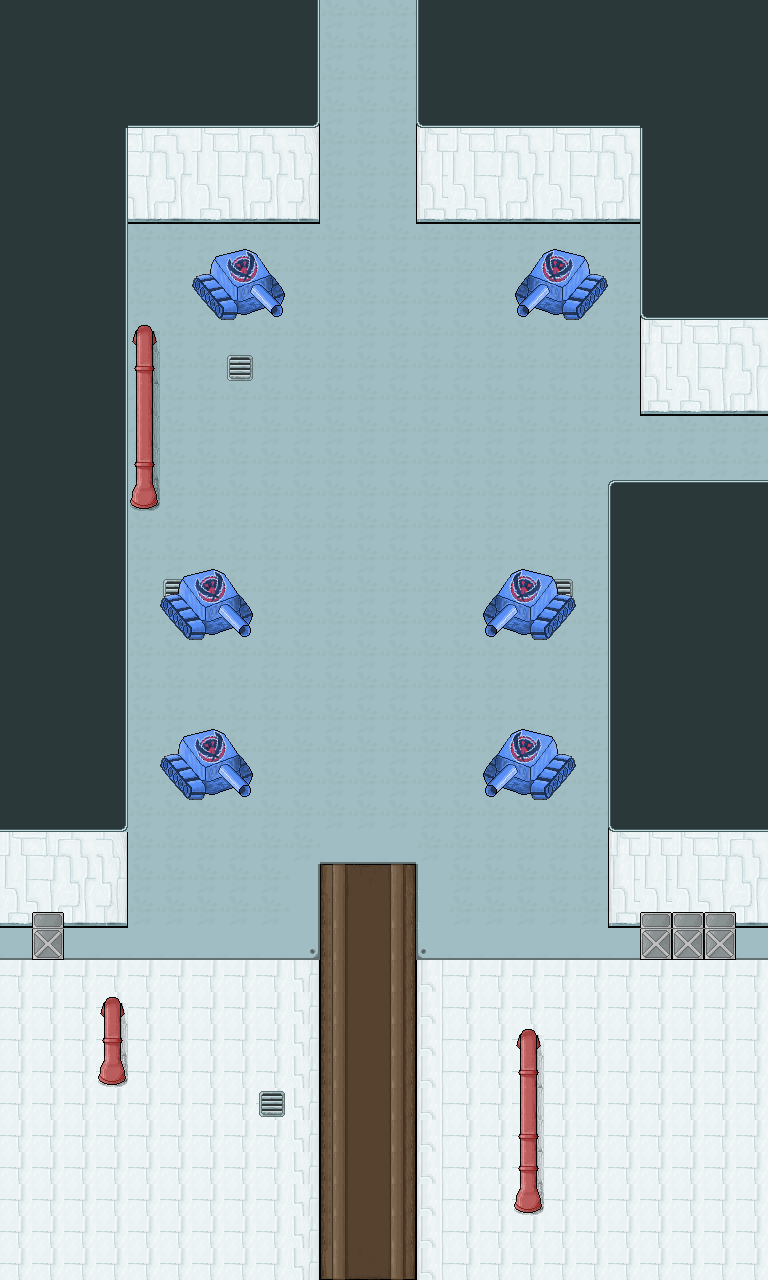

The image is a tile-based game level rendered from a .tmx file. Its description and source (layers, tilesets, objects; grid data summarised) follow:
An orthogonal 24x40 tile map with 32x32 px tiles, 2 tile layers (Background, Foreground) and 6 objects (3x RespawnPoint, Lift, Cylinders, TriggerWarp).

<map version="1.0" orientation="orthogonal" width="24" height="40" tilewidth="32" tileheight="32">
 <tileset firstgid="1" source="../Metal.tsx" />
 <layer name="Background" width="24" height="40">
  <data>[960 cells, 960 non-empty, 33 distinct tile ids]</data>
 </layer>
 <layer name="Foreground" width="24" height="40">
  <data>[960 cells, 325 non-empty, 32 distinct tile ids]</data>
 </layer>
 <objectgroup name="Objects" width="24" height="40">
  <object type="Lift" x="322" y="1217" width="93" height="56">
   <properties>
    <property name="range" value="11" />
   </properties>
  </object>
  <object type="Cylinders" x="726" y="426" />
  <object type="TriggerWarp" x="306" y="41" width="117" height="79">
   <properties>
    <property name="respawn" value="down" />
    <property name="url" value="Maps/W3B.json" />
   </properties>
  </object>
 </objectgroup>
 <objectgroup name="RespawnPoints" width="24" height="40">
  <object type="RespawnPoint" x="353" y="1239">
   <properties>
    <property name="location" value="down" />
   </properties>
  </object>
  <object type="RespawnPoint" x="358" y="1226">
   <properties>
    <property name="location" value="init" />
   </properties>
  </object>
  <object type="RespawnPoint" x="629" y="442">
   <properties>
    <property name="location" value="right" />
   </properties>
  </object>
 </objectgroup>
</map>
